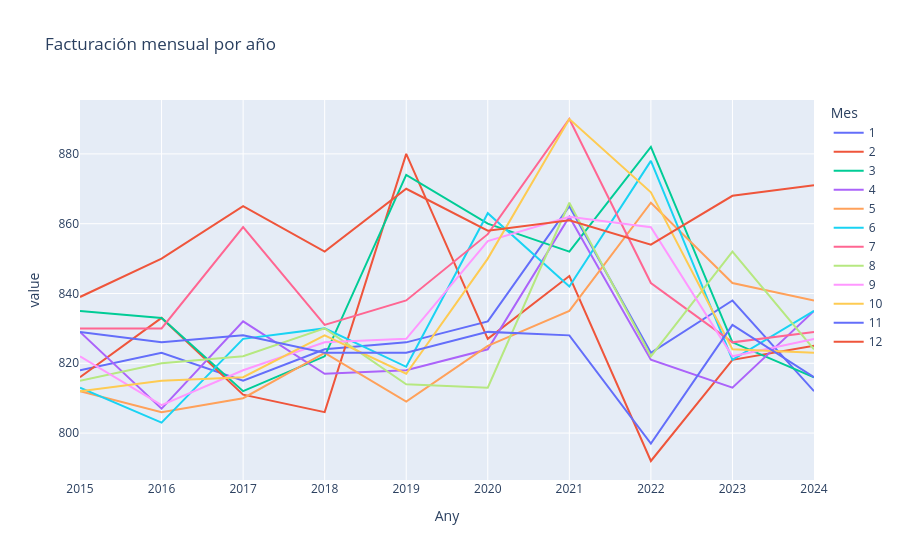

Notebook code for this chart:
### Code cell
figura_px_22 = px.line(transaction_pivot,
                       title= "Facturación mensual por año")
figura_px_22.show()

### Figure 1 — Plotly figure (JSON) as saved in the notebook; plotly's stock layout.template omitted (floating-point values rounded to 4 significant figures)
{"data": [{"hovertemplate": "Mes=1<br>Any=%{x}<br>value=%{y}<extra></extra>", "legendgroup": "1", "line": {"color": "#636efa", "dash": "solid"}, "marker": {"symbol": "circle"}, "mode": "lines", "name": "1", "orientation": "v", "showlegend": true, "type": "scatter", "x": [2015, 2016, 2017, 2018, 2019, 2020, 2021, 2022, 2023, 2024], "xaxis": "x", "y": [818, 823, 815, 824, 826, 832, 865, 823, 838, 812], "yaxis": "y"}, {"hovertemplate": "Mes=2<br>Any=%{x}<br>value=%{y}<extra></extra>", "legendgroup": "2", "line": {"color": "#EF553B", "dash": "solid"}, "marker": {"symbol": "circle"}, "mode": "lines", "name": "2", "orientation": "v", "showlegend": true, "type": "scatter", "x": [2015, 2016, 2017, 2018, 2019, 2020, 2021, 2022, 2023, 2024], "xaxis": "x", "y": [816, 833, 811, 806, 880, 827, 845, 792, 821, 825], "yaxis": "y"}, {"hovertemplate": "Mes=3<br>Any=%{x}<br>value=%{y}<extra></extra>", "legendgroup": "3", "line": {"color": "#00cc96", "dash": "solid"}, "marker": {"symbol": "circle"}, "mode": "lines", "name": "3", "orientation": "v", "showlegend": true, "type": "scatter", "x": [2015, 2016, 2017, 2018, 2019, 2020, 2021, 2022, 2023, 2024], "xaxis": "x", "y": [835, 833, 812, 822, 874, 860, 852, 882, 826, 816], "yaxis": "y"}, {"hovertemplate": "Mes=4<br>Any=%{x}<br>value=%{y}<extra></extra>", "legendgroup": "4", "line": {"color": "#ab63fa", "dash": "solid"}, "marker": {"symbol": "circle"}, "mode": "lines", "name": "4", "orientation": "v", "showlegend": true, "type": "scatter", "x": [2015, 2016, 2017, 2018, 2019, 2020, 2021, 2022, 2023, 2024], "xaxis": "x", "y": [829, 807, 832, 817, 818, 824, 862, 821, 813, 835], "yaxis": "y"}, {"hovertemplate": "Mes=5<br>Any=%{x}<br>value=%{y}<extra></extra>", "legendgroup": "5", "line": {"color": "#FFA15A", "dash": "solid"}, "marker": {"symbol": "circle"}, "mode": "lines", "name": "5", "orientation": "v", "showlegend": true, "type": "scatter", "x": [2015, 2016, 2017, 2018, 2019, 2020, 2021, 2022, 2023, 2024], "xaxis": "x", "y": [812, 806, 810, 823, 809, 825, 835, 866, 843, 838], "yaxis": "y"}, {"hovertemplate": "Mes=6<br>Any=%{x}<br>value=%{y}<extra></extra>", "legendgroup": "6", "line": {"color": "#19d3f3", "dash": "solid"}, "marker": {"symbol": "circle"}, "mode": "lines", "name": "6", "orientation": "v", "showlegend": true, "type": "scatter", "x": [2015, 2016, 2017, 2018, 2019, 2020, 2021, 2022, 2023, 2024], "xaxis": "x", "y": [813, 803, 827, 830, 819, 863, 842, 878, 821, 835], "yaxis": "y"}, {"hovertemplate": "Mes=7<br>Any=%{x}<br>value=%{y}<extra></extra>", "legendgroup": "7", "line": {"color": "#FF6692", "dash": "solid"}, "marker": {"symbol": "circle"}, "mode": "lines", "name": "7", "orientation": "v", "showlegend": true, "type": "scatter", "x": [2015, 2016, 2017, 2018, 2019, 2020, 2021, 2022, 2023, 2024], "xaxis": "x", "y": [830, 830, 859, 831, 838, 857, 890, 843, 826, 829], "yaxis": "y"}, {"hovertemplate": "Mes=8<br>Any=%{x}<br>value=%{y}<extra></extra>", "legendgroup": "8", "line": {"color": "#B6E880", "dash": "solid"}, "marker": {"symbol": "circle"}, "mode": "lines", "name": "8", "orientation": "v", "showlegend": true, "type": "scatter", "x": [2015, 2016, 2017, 2018, 2019, 2020, 2021, 2022, 2023, 2024], "xaxis": "x", "y": [815, 820, 822, 830, 814, 813, 866, 822, 852, 824], "yaxis": "y"}, {"hovertemplate": "Mes=9<br>Any=%{x}<br>value=%{y}<extra></extra>", "legendgroup": "9", "line": {"color": "#FF97FF", "dash": "solid"}, "marker": {"symbol": "circle"}, "mode": "lines", "name": "9", "orientation": "v", "showlegend": true, "type": "scatter", "x": [2015, 2016, 2017, 2018, 2019, 2020, 2021, 2022, 2023, 2024], "xaxis": "x", "y": [822, 808, 818, 826, 827, 855, 862, 859, 822, 827], "yaxis": "y"}, {"hovertemplate": "Mes=10<br>Any=%{x}<br>value=%{y}<extra></extra>", "legendgroup": "10", "line": {"color": "#FECB52", "dash": "solid"}, "marker": {"symbol": "circle"}, "mode": "lines", "name": "10", "orientation": "v", "showlegend": true, "type": "scatter", "x": [2015, 2016, 2017, 2018, 2019, 2020, 2021, 2022, 2023, 2024], "xaxis": "x", "y": [812, 815, 816, 828, 817, 850, 890, 869, 824, 823], "yaxis": "y"}, {"hovertemplate": "Mes=11<br>Any=%{x}<br>value=%{y}<extra></extra>", "legendgroup": "11", "line": {"color": "#636efa", "dash": "solid"}, "marker": {"symbol": "circle"}, "mode": "lines", "name": "11", "orientation": "v", "showlegend": true, "type": "scatter", "x": [2015, 2016, 2017, 2018, 2019, 2020, 2021, 2022, 2023, 2024], "xaxis": "x", "y": [829, 826, 828, 823, 823, 829, 828, 797, 831, 816], "yaxis": "y"}, {"hovertemplate": "Mes=12<br>Any=%{x}<br>value=%{y}<extra></extra>", "legendgroup": "12", "line": {"color": "#EF553B", "dash": "solid"}, "marker": {"symbol": "circle"}, "mode": "lines", "name": "12", "orientation": "v", "showlegend": true, "type": "scatter", "x": [2015, 2016, 2017, 2018, 2019, 2020, 2021, 2022, 2023, 2024], "xaxis": "x", "y": [839, 850, 865, 852, 870, 858, 861, 854, 868, 871], "yaxis": "y"}], "layout": {"legend": {"title": {"text": "Mes"}, "tracegroupgap": 0}, "title": {"text": "Facturación mensual por año"}, "xaxis": {"anchor": "y", "domain": [0, 1], "title": {"text": "Any"}}, "yaxis": {"anchor": "x", "domain": [0, 1], "title": {"text": "value"}}}}
